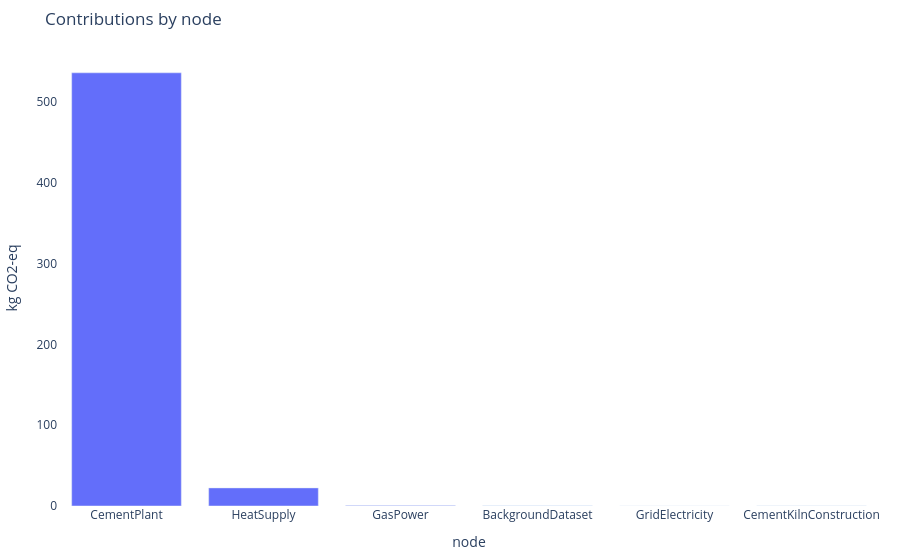

Write notebook code for a chart like this one.
### Code cell
contributions_figure = viz.contributions(
    assessment, by="node", labels={node.id: node.model for node in report.nodes}
)
contributions_figure

### Figure 1 — Plotly figure (JSON) as saved in the notebook; plotly's stock layout.template omitted (floating-point values rounded to 4 significant figures)
{"data": [{"type": "bar", "x": ["CementPlant", "HeatSupply", "GasPower", "BackgroundDataset", "BackgroundDataset", "BackgroundDataset", "BackgroundDataset", "GridElectricity", "CementKilnConstruction", "CementKilnConstruction"], "y": [536.1, 22.4, 0.6918, 0.02099, 0.01947, 0.01049, 0.009735, 0.0, 0.0, 0.0]}], "layout": {"margin": {"b": 40, "l": 40, "r": 20, "t": 50}, "paper_bgcolor": "rgba(0,0,0,0)", "plot_bgcolor": "rgba(0,0,0,0)", "title": {"text": "Contributions by node"}, "xaxis": {"title": {"text": "node"}}, "yaxis": {"title": {"text": "kg CO2-eq"}}}}
